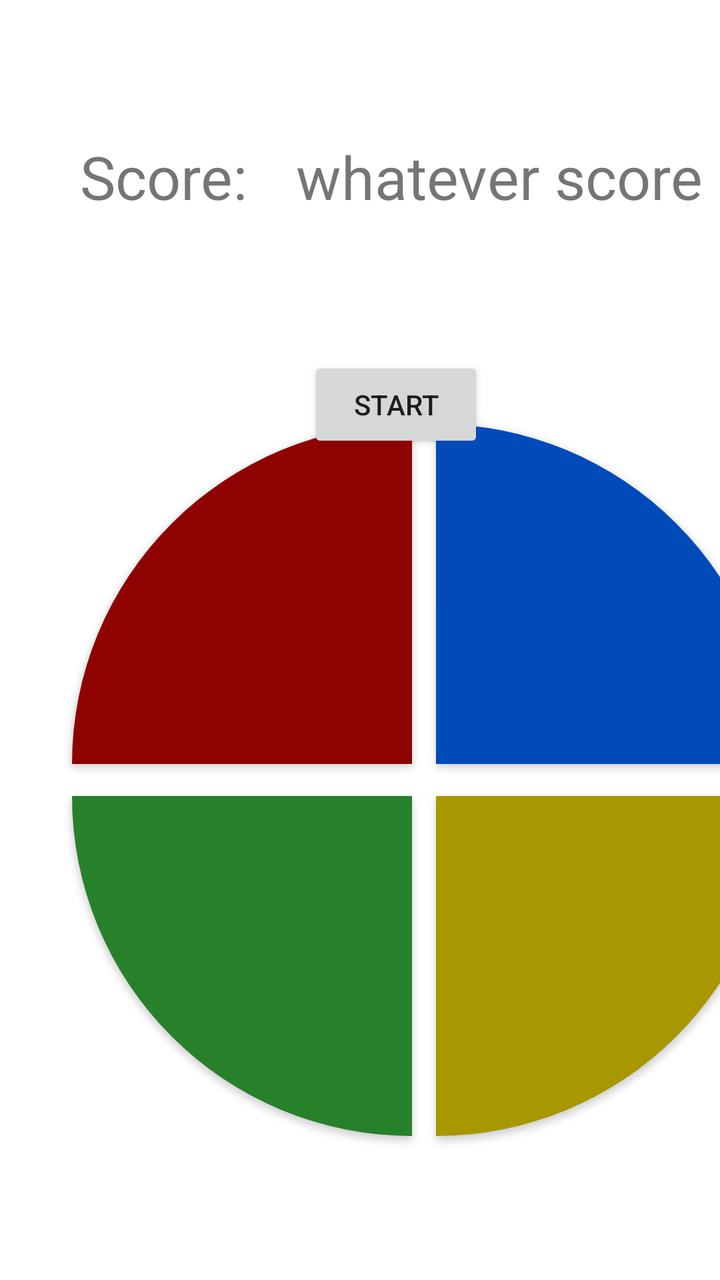
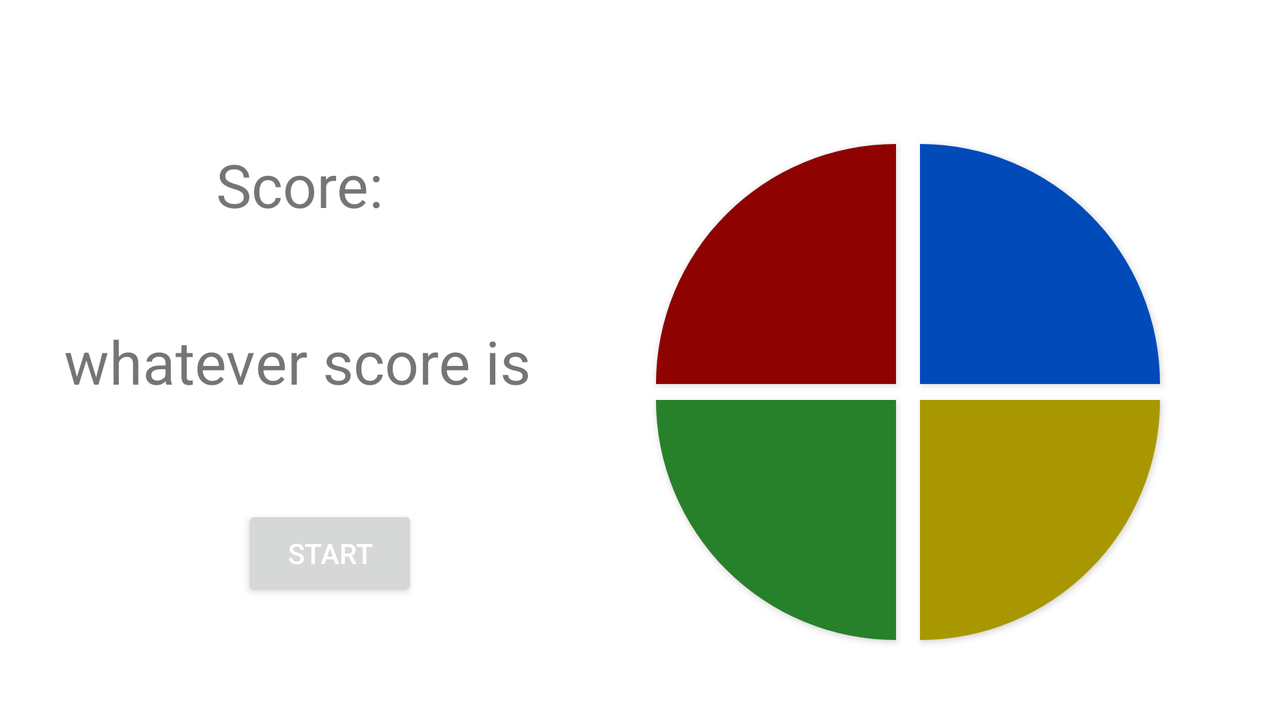

First picture: res/layout/ on a phone held upright. Second picture: the repository's own variant of that layout, on a device whose configuration matches the variant's folder. Source for both follows.
<!-- AndroidManifest.xml: application theme Theme.SimonGame -->
<!-- res/layout/activity_game_screen.xml -->
<?xml version="1.0" encoding="utf-8"?>

<androidx.constraintlayout.widget.ConstraintLayout xmlns:android="http://schemas.android.com/apk/res/android"
    xmlns:app="http://schemas.android.com/apk/res-auto"
    xmlns:tools="http://schemas.android.com/tools"
    android:layout_width="match_parent"
    android:layout_height="match_parent"
    tools:context=".GameScreen">

    <TextView
        android:id="@+id/textView4"
        android:layout_width="wrap_content"
        android:layout_height="wrap_content"
        android:layout_marginStart="40dp"
        android:layout_marginTop="68dp"
        android:text="Score:"
        android:textSize="30sp"
        app:layout_constraintStart_toStartOf="parent"
        app:layout_constraintTop_toTopOf="parent" />

    <TextView
        android:id="@+id/scoreBox"
        android:layout_width="wrap_content"
        android:layout_height="wrap_content"
        android:layout_marginStart="24dp"
        android:text="whatever score is"
        android:textSize="30sp"
        app:layout_constraintBottom_toBottomOf="@+id/textView4"
        app:layout_constraintStart_toEndOf="@+id/textView4"
        app:layout_constraintTop_toTopOf="@+id/textView4"
        app:layout_constraintVertical_bias="0.0" />

    <androidx.appcompat.widget.AppCompatButton
        android:id="@+id/redButt"
        android:layout_width="170dp"
        android:layout_height="170dp"
        android:layout_marginBottom="16dp"
        android:background="@drawable/red"
        app:layout_constraintBottom_toTopOf="@+id/greenButt"
        app:layout_constraintEnd_toEndOf="@+id/greenButt"
        app:layout_constraintHorizontal_bias="0.0"
        app:layout_constraintStart_toStartOf="@+id/greenButt" />

    <androidx.appcompat.widget.AppCompatButton
        android:id="@+id/blueButt"
        android:layout_width="170dp"
        android:layout_height="170dp"
        android:layout_marginStart="12dp"
        android:background="@drawable/blue"
        app:layout_constraintBottom_toBottomOf="@+id/redButt"
        app:layout_constraintStart_toEndOf="@+id/redButt"
        app:layout_constraintTop_toTopOf="@+id/redButt"
        app:layout_constraintVertical_bias="0.0" />

    <androidx.appcompat.widget.AppCompatButton
        android:id="@+id/greenButt"
        android:layout_width="170dp"
        android:layout_height="170dp"
        android:layout_marginStart="36dp"
        android:layout_marginBottom="72dp"
        android:background="@drawable/green"
        app:layout_constraintBottom_toBottomOf="parent"
        app:layout_constraintStart_toStartOf="parent" />

    <androidx.appcompat.widget.AppCompatButton
        android:id="@+id/yellowButt"
        android:layout_width="170dp"
        android:layout_height="170dp"
        android:layout_marginStart="12dp"
        android:background="@drawable/yellow"
        app:layout_constraintBottom_toBottomOf="@+id/greenButt"
        app:layout_constraintStart_toEndOf="@+id/greenButt"
        app:layout_constraintTop_toTopOf="@+id/greenButt"
        app:layout_constraintVertical_bias="0.0" />

    <Button
        android:id="@+id/startButt"
        android:layout_width="wrap_content"
        android:layout_height="wrap_content"
        android:layout_marginStart="154dp"
        android:layout_marginTop="70dp"
        android:text="Start"
        app:layout_constraintStart_toStartOf="parent"
        app:layout_constraintTop_toBottomOf="@+id/scoreBox" />
</androidx.constraintlayout.widget.ConstraintLayout>
<!-- resources referenced by this layout -->
<resources>
  <!-- drawable blue (drawable) -->
  <?xml version="1.0" encoding="utf-8"?>
  
  <selector  xmlns:android="http://schemas.android.com/apk/res/android">
      <item android:state_pressed="true">
          <shape
              android:shape="rectangle">
              <size android:height="15dp" android:width="15dp"/>
              <corners
                  android:topRightRadius="1000dp"
                  android:bottomRightRadius="0dp"
                  android:topLeftRadius="0dp"
                  android:bottomLeftRadius="0dp"
                  />
              <padding
                  android:bottom="10dp"
                  android:right="10dp" />
              <solid android:color="#00AFFF"/>
          </shape>
      </item>
      <item>
          <shape android:shape="rectangle">
              <size android:height="15dp" android:width="15dp"/>
              <corners
                  android:topRightRadius="1000dp"
                  android:bottomRightRadius="0dp"
                  android:topLeftRadius="0dp"
                  android:bottomLeftRadius="0dp"/>
              <padding
                  android:bottom="10dp"
                  android:right="10dp" />
              <solid
                  android:color="#004ABA"/>
          </shape>
      </item>
  </selector>
  <!-- drawable green (drawable) -->
  <?xml version="1.0" encoding="utf-8"?>
  
  <selector  xmlns:android="http://schemas.android.com/apk/res/android">
      <item android:state_pressed="true">
          <shape
              android:shape="rectangle">
              <size android:height="15dp" android:width="15dp"/>
              <corners
                  android:topRightRadius="0dp"
                  android:bottomRightRadius="0dp"
                  android:topLeftRadius="0dp"
                  android:bottomLeftRadius="1000dp"
                  />
              <padding
                  android:bottom="10dp"
                  android:right="10dp" />
              <solid android:color="#58FF5F"/>
          </shape>
      </item>
      <item>
          <shape android:shape="rectangle">
              <size android:height="15dp" android:width="15dp"/>
              <corners
                  android:topRightRadius="0dp"
                  android:bottomRightRadius="0dp"
                  android:topLeftRadius="0dp"
                  android:bottomLeftRadius="1000dp" />
              <padding
                  android:bottom="10dp"
                  android:right="10dp" />
              <solid
                  android:color="#27802A"/>
          </shape>
      </item>
  </selector>
  <style name="Theme.SimonGame" parent="Theme.MaterialComponents.DayNight.DarkActionBar">
          
          <item name="colorPrimary">#323232</item>
          <item name="colorPrimaryVariant">@color/purple_700</item>
          <item name="colorOnPrimary">@color/black</item>
          
          <item name="colorSecondary">@color/teal_200</item>
          <item name="colorSecondaryVariant">@color/teal_200</item>
          <item name="colorOnSecondary">@color/black</item>
          
          <item name="android:statusBarColor" tools:targetApi="l">?attr/colorPrimaryVariant</item>
          
      </style>
  <color name="red">#FF0000</color>
  <color name="purple_700">#FF3700B3</color>
  <color name="black">#FF000000</color>
  <color name="teal_200">#FF03DAC5</color>
</resources>
<!-- res/layout-land/activity_game_screen.xml (the author's variant of the layout above) -->
<!-- drawn on the phone turned sideways -->
<?xml version="1.0" encoding="utf-8"?>
<androidx.constraintlayout.widget.ConstraintLayout xmlns:android="http://schemas.android.com/apk/res/android"
    xmlns:app="http://schemas.android.com/apk/res-auto"
    xmlns:tools="http://schemas.android.com/tools"
    android:layout_width="match_parent"
    android:layout_height="match_parent"
    tools:context=".GameScreen">

    <Button
        android:id="@+id/startButt"
        android:layout_width="wrap_content"
        android:layout_height="wrap_content"
        android:layout_marginTop="52dp"
        android:text="Start"
        android:textColor="#FFFFFF"
        app:layout_constraintEnd_toEndOf="@+id/scoreBox"
        app:layout_constraintHorizontal_bias="0.612"
        app:layout_constraintStart_toStartOf="@+id/scoreBox"
        app:layout_constraintTop_toBottomOf="@+id/scoreBox" />

    <TextView
        android:id="@+id/textView4"
        android:layout_width="wrap_content"
        android:layout_height="wrap_content"
        android:layout_marginStart="108dp"
        android:layout_marginTop="72dp"
        android:text="Score:"
        android:textSize="30sp"
        app:layout_constraintStart_toStartOf="parent"
        app:layout_constraintTop_toTopOf="parent" />

    <TextView
        android:id="@+id/scoreBox"
        android:layout_width="wrap_content"
        android:layout_height="wrap_content"
        android:layout_marginTop="48dp"
        android:text="whatever score is"
        android:textSize="30sp"
        app:layout_constraintEnd_toEndOf="@+id/textView4"
        app:layout_constraintHorizontal_bias="0.509"
        app:layout_constraintStart_toStartOf="@+id/textView4"
        app:layout_constraintTop_toBottomOf="@+id/textView4" />

    <androidx.appcompat.widget.AppCompatButton
        android:id="@+id/redButt"
        android:layout_width="120dp"
        android:layout_height="120dp"
        android:layout_marginBottom="12dp"
        android:background="@drawable/red"
        app:layout_constraintBottom_toBottomOf="@+id/textView4"
        app:layout_constraintEnd_toEndOf="@+id/greenButt"
        app:layout_constraintHorizontal_bias="1.0"
        app:layout_constraintStart_toStartOf="@+id/greenButt"
        app:layout_constraintTop_toTopOf="@+id/textView4"
        app:layout_constraintVertical_bias="0.0" />

    <androidx.appcompat.widget.AppCompatButton
        android:id="@+id/blueButt"
        android:layout_width="120dp"
        android:layout_height="120dp"
        android:layout_marginStart="12dp"
        android:background="@drawable/blue"
        app:layout_constraintBottom_toBottomOf="@+id/redButt"
        app:layout_constraintStart_toEndOf="@+id/redButt"
        app:layout_constraintTop_toTopOf="@+id/redButt"
        app:layout_constraintVertical_bias="0.0" />

    <androidx.appcompat.widget.AppCompatButton
        android:id="@+id/greenButt"
        android:layout_width="120dp"
        android:layout_height="120dp"
        android:layout_marginStart="328dp"
        android:layout_marginTop="8dp"
        android:background="@drawable/green"
        app:layout_constraintStart_toStartOf="parent"
        app:layout_constraintTop_toBottomOf="@+id/redButt" />

    <androidx.appcompat.widget.AppCompatButton
        android:id="@+id/yellowButt"
        android:layout_width="120dp"
        android:layout_height="120dp"
        android:layout_marginStart="12dp"
        android:background="@drawable/yellow"
        app:layout_constraintBottom_toBottomOf="@+id/greenButt"
        app:layout_constraintStart_toEndOf="@+id/greenButt"
        app:layout_constraintTop_toTopOf="@+id/greenButt"
        app:layout_constraintVertical_bias="0.0" />
</androidx.constraintlayout.widget.ConstraintLayout>
